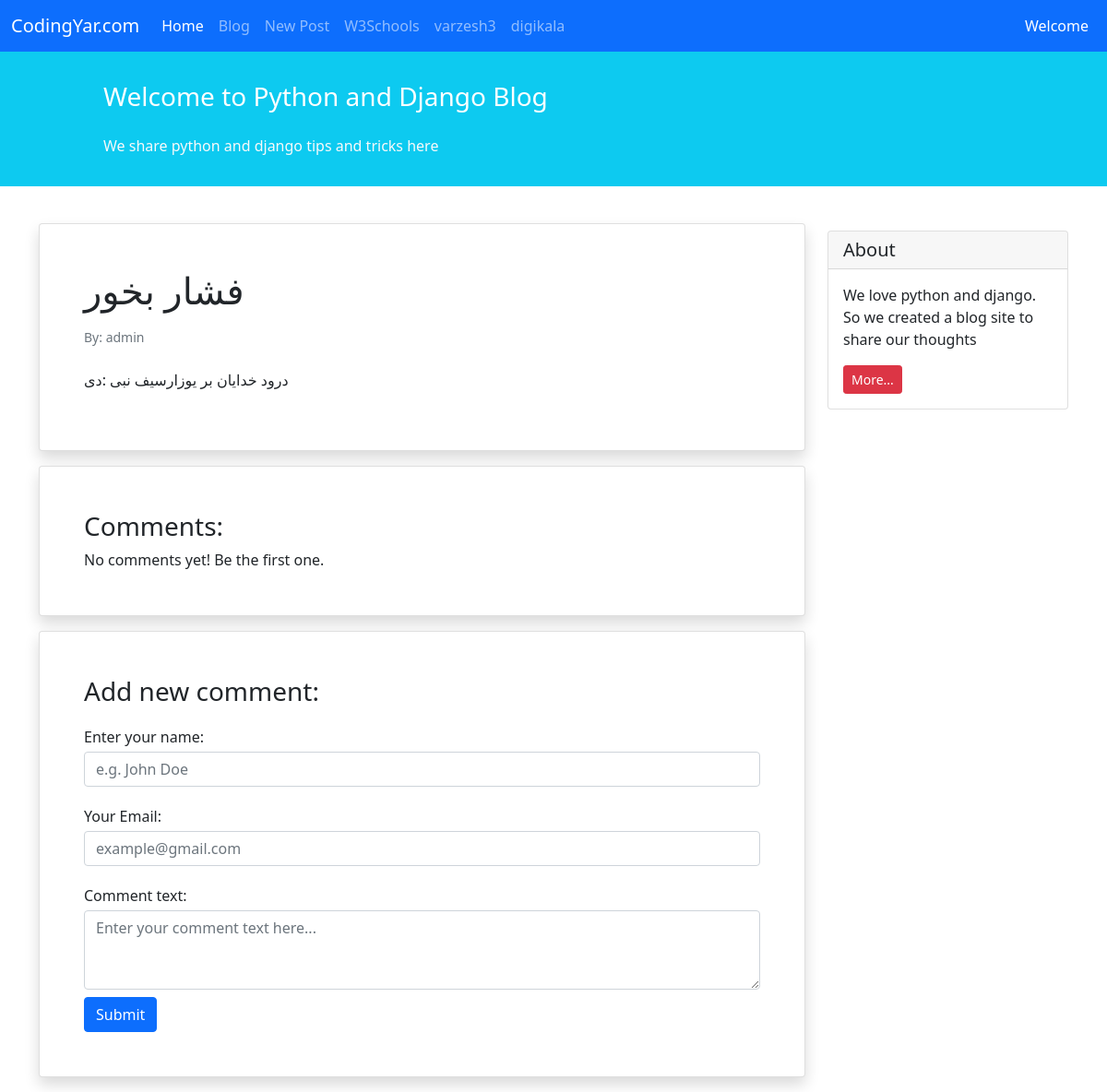
The page /blog/7 on the database its author committed.
### blog/models.py (models this page shows, shortened)
class Post(models.Model):
    STATUS_CHOICES = (
        ('pub', 'published'),
        ('drf', 'draft'),
    )
    title = models.CharField(max_length=100)
    text = models.TextField()
    author = models.ForeignKey('auth.user', on_delete=models.CASCADE)
    date_created = models.DateTimeField(auto_now_add=True)
    date_modified = models.DateTimeField(auto_now=True)
    status = models.CharField(choices=STATUS_CHOICES, max_length=3)

### blog/views.py (the view)
# urls.py: path('<int:pk>', views.show_detail, name='show_detail'),
def show_detail(request, pk):
    if request.method == "POST":
        print("OK")
    context = {'post': Post.objects.get(pk=pk)}
    return render(request, 'blog/post_detail.html', context)

### blog/templates/blog/post_detail.html (shortened to what this page needs)
{% extends '_base.html' %}
{% block main_body %}
<div class="container mt-4">
    <div class="row">
        <div class="col-9">
            <div class="card shadow my-3 p-5">
                <h1>{{ post.title }}</h1>
                <p class="small text-muted mt-2">By: {{ post.author }}</p>
                <p class="mt-2">{{ post.text }}</p>
            </div>
            <div class="card shadow my-3 p-5">
                <h3>Comments:</h3>
                No comments yet! Be the first one.
            </div>
            <div class="card shadow my-3 p-5">
                <h3>Add new comment:</h3>
                <form method="POST">
                    <div class="form-group py-2">
                        <label class="py-1" for="author_name">Enter your name:</label>
                        <input type="text" class="form-control" placeholder="e.g. John Doe" name="author_name">
                    </div>
                    <div class="form-group py-2">
                        <label class="py-1" for="email">Your Email:</label>
                        <input type="email" class="form-control" placeholder="example@gmail.com" name="email">
                    </div>
                    <div class="form-group py-2">
                        <label class="py-1" for="comment_text">Comment text:</label>
                        <textarea class="form-control" name="text" rows="3" placeholder="Enter your comment text here..."></textarea>
                    </div>
                    <button type="submit" class="btn btn-primary">Submit</button>
                </form>
            </div>
        </div>
        <div class="col-3">
            <div class="card my-4">
                <h5 class="card-header">About</h5>
                <div class="card-body">
                    <p class="card-text">We love python and django. So we created a blog site to share our
                        thoughts</p>
                        <a href="#"
                        class="btn btn-sm btn-danger">
                        More...
                    </a>
                </div>
            </div>
        </div>
    </div>
</div>
{% endblock main_body %}

### rows shown on the page
Post: title "فشار بخور", author "admin", text "درود خدایان بر یوزارسیف نبی :دی"
